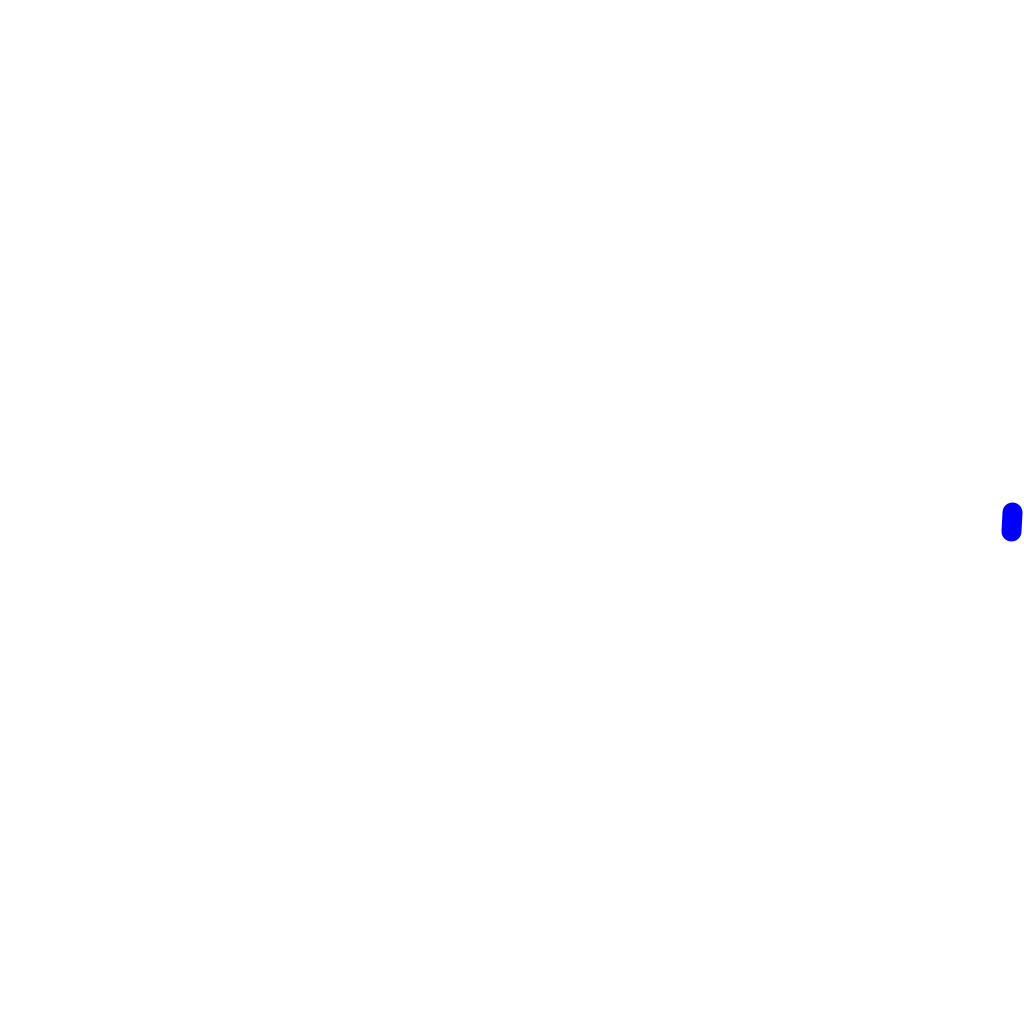
Frame 1 (no input)
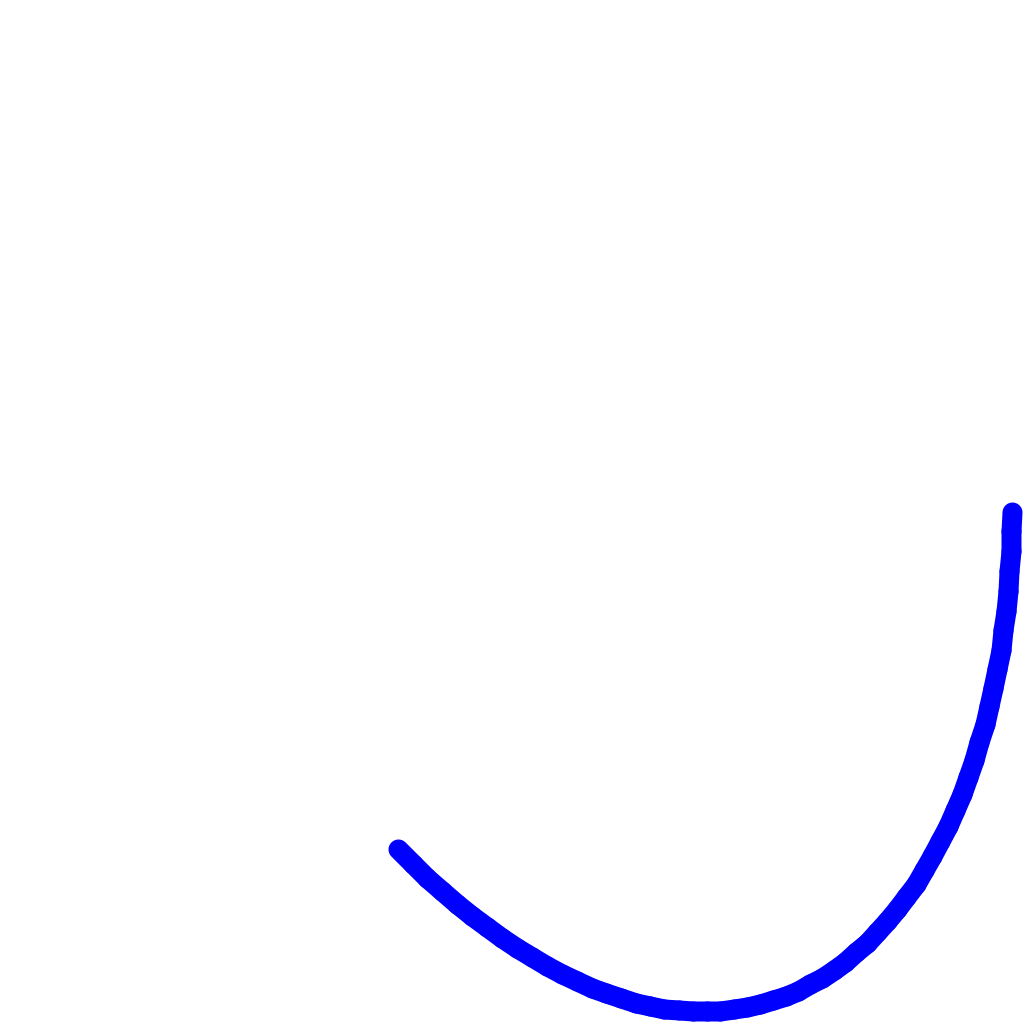
Frame 60 (the mouse pressed at the canvas centre just before this capture)
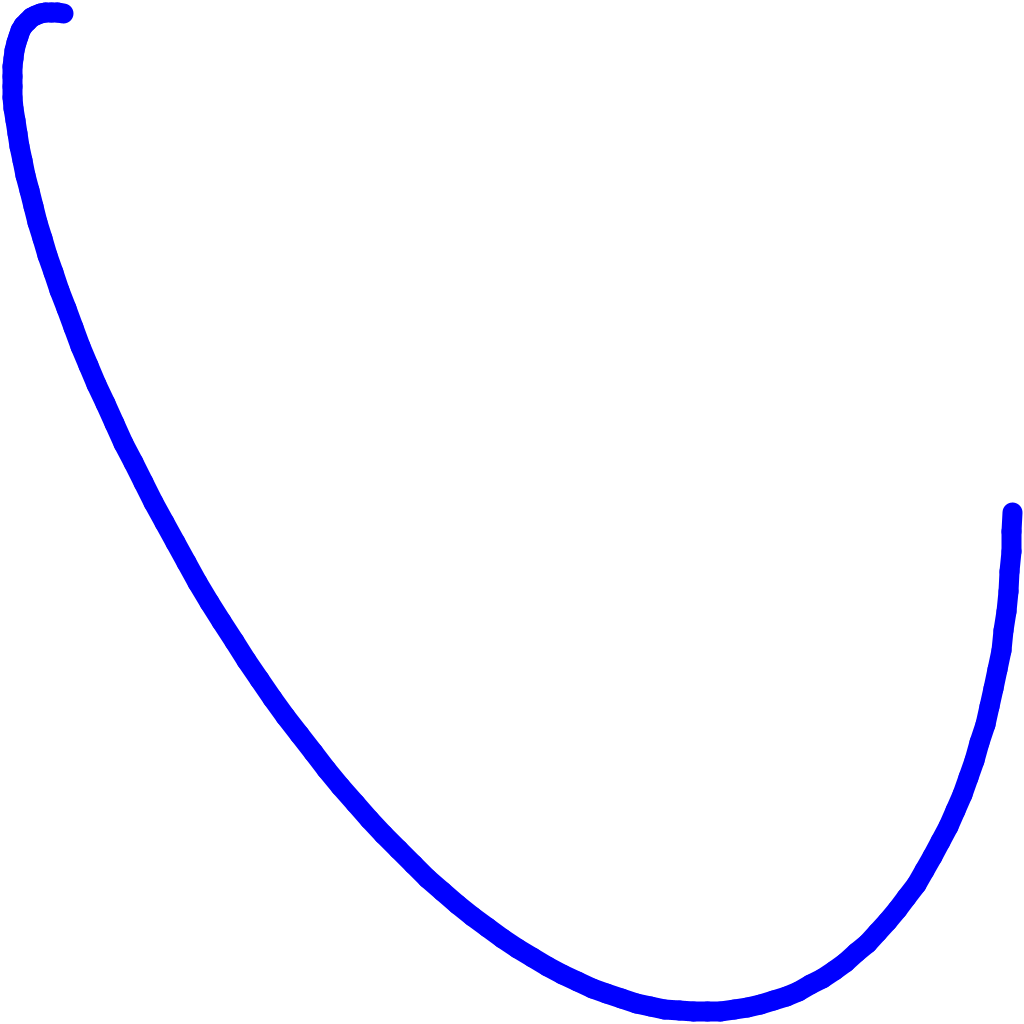
Frame 120 (the mouse held since frame 60 and released just before this capture)

The Processing sketch that drew these frames (run headless with seeded random() and noise(); from frame 60 on, the mouse is pressed at the canvas centre):

// Processing sketch: code16_08
// ── code16_08.pde
float a=3,b=4;
float th=0,seg=0.01;
float r=500;
void setup(){
  size(1024,1024);
  background(255);
  strokeWeight(20);
  stroke(0,0,255);
}
void draw(){
  translate(width/2,height/2);
  line(r*cos(a*th),r*sin(b*th),
       r*cos(a*(th+seg)),r*sin(b*(th+seg)));
  th+=seg;
  //r-=0.1;
}
